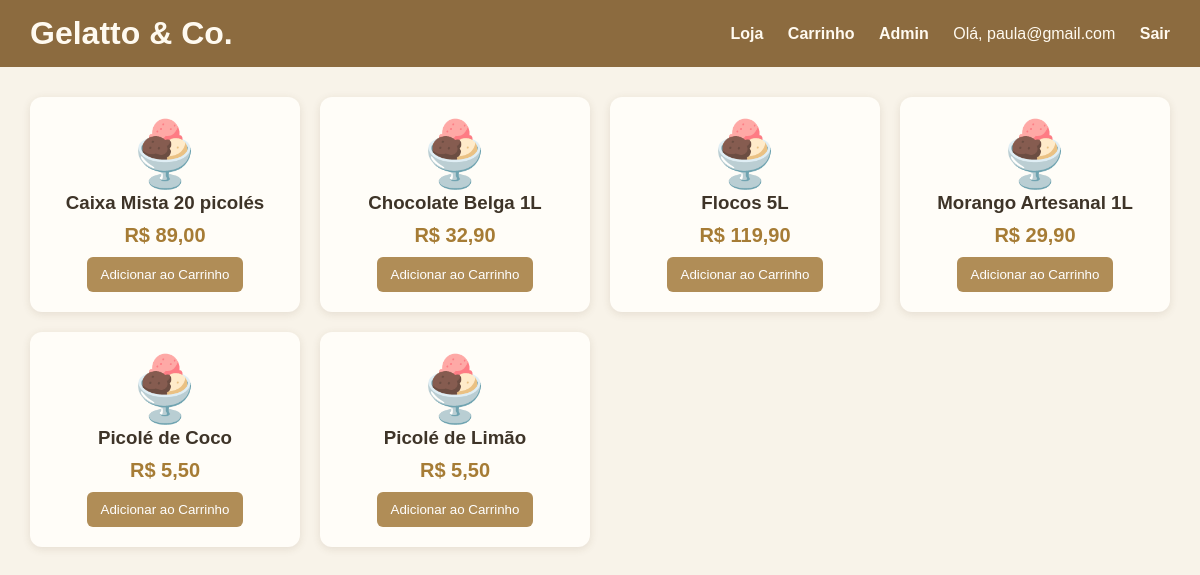
The page / (signed in) on the database its author committed.
### tables this page shows
CREATE TABLE `produtos` (
  `id` int(11) NOT NULL,
  `nome` varchar(150) NOT NULL,
  `preco` decimal(10,2) NOT NULL,
  `estoque` int(11) NOT NULL,
  `id_categoria` int(11) DEFAULT NULL
);

### index.php (the view, shortened to what this page needs)
<?php
require 'Conexao/conexao.php';
$produtos = $pdo->query('SELECT id, nome, preco FROM produtos WHERE estoque > 0 ORDER BY nome')->fetchAll();
?>
<!DOCTYPE html>
<html lang="pt-BR">
<head>
    <link rel="stylesheet" href="CSS/style.css">
</head>
<body>
    <?php include 'header.php'; ?>
    <main class="vitrine">
        <?php foreach ($produtos as $p): ?>
            <article class="card">
                <div class="imagem">🍨</div>
                <h3><?= htmlspecialchars($p['nome']) ?></h3>
                <p class="preco">R$ <?= number_format($p['preco'], 2, ',', '.') ?></p>
                <button class="btn-add"
                        data-id="<?= $p['id'] ?>"
                        data-nome="<?= htmlspecialchars($p['nome']) ?>"
                        data-preco="<?= $p['preco'] ?>">
                    Adicionar ao Carrinho
                </button>
            </article>
        <?php endforeach; ?>
    </main>
</body>
</html>

### css/style.css (style rules this page uses)
* { box-sizing: border-box; margin: 0; padding: 0; }
body { font-family: Arial, sans-serif; background: #f8f3e9; color: #3e3428; }
.vitrine { display: grid; grid-template-columns: repeat(auto-fill, minmax(220px, 1fr)); gap: 20px; padding: 30px; }
.card { padding: 20px; background: #fffdf8; border-radius: 12px; box-shadow: 0 2px 8px rgba(92, 69, 37, 0.12); text-align: center; }
.imagem { font-size: 64px; }
.preco { margin: 10px 0; color: #a67c35; font-size: 20px; font-weight: bold; }
button { padding: 10px 14px; background: #b08d57; color: #fff; border: 0; border-radius: 6px; cursor: pointer; }

### rows shown on the page
produtos: nome "Caixa Mista 20 picolés", preco "89,00"
produtos: nome "Chocolate Belga 1L", preco "32,90"
produtos: nome "Flocos 5L", preco "119,90"
produtos: nome "Morango Artesanal 1L", preco "29,90"
produtos: nome "Picolé de Coco", preco "5,50"
produtos: nome "Picolé de Limão", preco "5,50"

### other values the page prints
$_SESSION['cliente_nome'] "paula@gmail.com"
